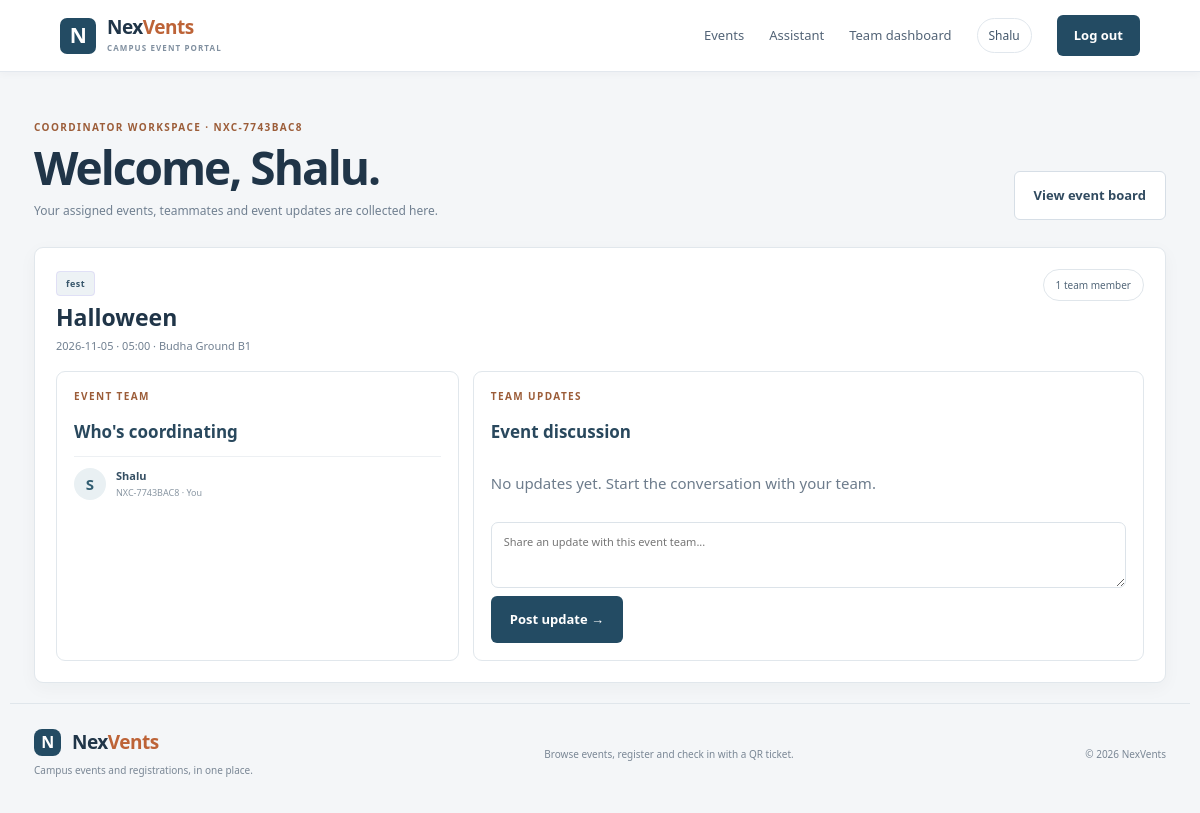
Page /coordinator (signed in) on the committed database.
### tables this page shows
CREATE TABLE coordinators (
            id INTEGER PRIMARY KEY AUTOINCREMENT,
            coordinator_code TEXT NOT NULL UNIQUE COLLATE NOCASE,
            name TEXT NOT NULL,
            email TEXT NOT NULL UNIQUE COLLATE NOCASE,
            password_hash TEXT NOT NULL,
            is_active INTEGER NOT NULL DEFAULT 1,
            created_at TEXT NOT NULL DEFAULT CURRENT_TIMESTAMP
        );

CREATE TABLE event_coordinators (
            event_id INTEGER NOT NULL,
            coordinator_id INTEGER NOT NULL,
            assigned_at TEXT NOT NULL DEFAULT CURRENT_TIMESTAMP,
            PRIMARY KEY (event_id, coordinator_id),
            FOREIGN KEY (event_id) REFERENCES events(id) ON DELETE CASCADE,
            FOREIGN KEY (coordinator_id) REFERENCES coordinators(id) ON DELETE CASCADE
        );

CREATE TABLE events (
            id INTEGER PRIMARY KEY AUTOINCREMENT,
            title TEXT NOT NULL,
            category TEXT NOT NULL,
            description TEXT NOT NULL,
            venue TEXT NOT NULL,
            event_date TEXT NOT NULL,
            event_time TEXT NOT NULL,
            capacity INTEGER NOT NULL CHECK(capacity > 0),
            price REAL NOT NULL DEFAULT 0 CHECK(price >= 0),
            cover TEXT NOT NULL DEFAULT 'violet',
            created_by INTEGER,
            created_at TEXT NOT NULL DEFAULT CURRENT_TIMESTAMP, accommodation_enabled INTEGER NOT NULL DEFAULT 0, stay_price REAL NOT NULL DEFAULT 0, food_price REAL NOT NULL DEFAULT 0, accommodation_capacity INTEGER NOT NULL DEFAULT 0, medical_location TEXT NOT NULL DEFAULT '', medical_contact TEXT NOT NULL DEFAULT '', security_contact TEXT NOT NULL DEFAULT '', emergency_contact TEXT NOT NULL DEFAULT '',
            FOREIGN KEY(created_by) REFERENCES users(id) ON DELETE SET NULL
        );

### app/routes.py (the view)
@bp.route("/coordinator")
@coordinator_required
def coordinator_dashboard():
    db = get_db()
    coordinator_id = session["user"]["id"]
    events = db.execute(
        "SELECT e.*, ec.assigned_at FROM events e JOIN event_coordinators ec ON ec.event_id=e.id "
        "WHERE ec.coordinator_id=? ORDER BY e.event_date, e.event_time", (coordinator_id,)
    ).fetchall()
    event_panels = []
    for event_row in events:
        event = dict(event_row)
        event_id = event["id"]
        event["team"] = db.execute(
            "SELECT c.id,c.name,c.coordinator_code FROM coordinators c "
            "JOIN event_coordinators ec ON ec.coordinator_id=c.id "
            "WHERE ec.event_id=? ORDER BY c.name", (event_id,)
        ).fetchall()
        event["messages"] = db.execute(
            "SELECT m.message,m.created_at,c.name,c.coordinator_code FROM coordinator_messages m "
            "JOIN coordinators c ON c.id=m.coordinator_id WHERE m.event_id=? "
            "ORDER BY m.created_at DESC,m.id DESC LIMIT 25", (event_id,)
        ).fetchall()
        event_panels.append(event)
    return render_template("coordinator_dashboard.html", events=event_panels)

### app/db.py (called while the page is built)
def get_db():
    if "db" not in g:
        db_path = current_app.config["DATABASE"]
        Path(db_path).parent.mkdir(parents=True, exist_ok=True)
        g.db = sqlite3.connect(db_path)
        g.db.row_factory = sqlite3.Row
        g.db.execute("PRAGMA foreign_keys = ON")
    return g.db

### app/routes.py (called while the page is built)
def coordinator_required(fn):
    @wraps(fn)
    def wrapped(*args, **kwargs):
        user = session.get("user")
        if not user or user.get("role") != "coordinator":
            flash("Coordinator login is required.", "info")
            return redirect(url_for("main.coordinator_login", next=request.path))
        return fn(*args, **kwargs)
    return wrapped

### app/templates/coordinator_dashboard.html
{% extends 'base.html' %}{% block title %}Coordinator dashboard — NexVents{% endblock %}{% block content %}
<section class="dash-heading"><div><div class="eyebrow">COORDINATOR WORKSPACE · {{ current_user.coordinator_code }}</div><h1>Welcome, {{ current_user.name.split(' ')[0] }}.</h1><p class="muted">Your assigned events, teammates and event updates are collected here.</p></div><a class="btn btn-ghost" href="{{ url_for('main.home') }}">View event board</a></section>
{% if events %}{% for event in events %}<section class="coordinator-event-panel" id="event-{{ event.id }}"><div class="coordinator-event-head"><div><span class="tag">{{ event.category }}</span><h2>{{ event.title }}</h2><p>{{ event.event_date }} · {{ event.event_time }} · {{ event.venue }}</p></div><span class="count-pill">{{ event.team|length }} team member{{ '' if event.team|length == 1 else 's' }}</span></div>
<div class="coordinator-two-col"><section class="team-card"><div class="eyebrow">EVENT TEAM</div><h3>Who's coordinating</h3>{% for member in event.team %}<div class="team-member"><span class="team-avatar">{{ member.name[:1]|upper }}</span><span><b>{{ member.name }}</b><small>{{ member.coordinator_code }}{% if member.id == current_user.id %} · You{% endif %}</small></span></div>{% endfor %}</section>
<section class="team-card"><div class="eyebrow">TEAM UPDATES</div><h3>Event discussion</h3><div class="message-list">{% for message in event.messages %}<article class="team-message"><div><b>{{ message.name }}</b><small>{{ message.created_at }}</small></div><p>{{ message.message }}</p></article>{% else %}<p class="muted">No updates yet. Start the conversation with your team.</p>{% endfor %}</div><form method="post" action="{{ url_for('main.coordinator_message', event_id=event.id) }}" class="message-form"><textarea name="message" rows="2" maxlength="1000" required placeholder="Share an update with this event team..."></textarea><button class="btn btn-primary" type="submit">Post update →</button></form></section></div></section>{% endfor %}{% else %}<div class="empty-state"><div>—</div><h3>No events assigned yet</h3><p>Your event administrator will assign events to your Coordinator ID. Once assigned, they will appear here.</p></div>{% endif %}{% endblock %}

### app/templates/base.html (shortened to what this page needs)
<!doctype html>
<html lang="en">
<head>
  <link rel="stylesheet" href="{{ url_for('static', filename='style.css') }}">
</head>
<body>
  <nav class="topbar">
    <a class="brand" href="{{ url_for('main.home') }}">
      <span class="brand-mark">N</span>
      <span>Nex<span class="brand-accent">Vents</span><small>CAMPUS EVENT PORTAL</small></span>
    </a>
    <div class="nav-links">
      <a href="{{ url_for('main.home') }}">Events</a>
      <a href="{{ url_for('main.ai_assistant') }}">Assistant</a>
      {% if current_user %}
        {% if current_user.role == 'admin' %}
          <a href="{{ url_for('main.admin_dashboard') }}">Admin</a>
          <a href="{{ url_for('main.coordinator_management') }}">Coordinators</a>
          <a href="{{ url_for('main.accommodation_bookings') }}">Accommodation</a>
          <a href="{{ url_for('main.checkin') }}">Check-in</a>
        {% elif current_user.role == 'coordinator' %}
          <a href="{{ url_for('main.coordinator_dashboard') }}">Team dashboard</a>
        {% else %}
          <a href="{{ url_for('main.dashboard') }}">My Dashboard</a>
        {% endif %}
        <span class="nav-user">{{ current_user.name.split(' ')[0] }}</span>
        <a class="nav-cta" href="{{ url_for('main.logout') }}">Log out</a>
      {% else %}
        <a href="{{ url_for('main.coordinator_login') }}">Coordinator login</a>
        <a href="{{ url_for('main.login') }}">Log in</a>
        <a class="nav-cta" href="{{ url_for('main.register') }}">Get started <span>↗</span></a>
      {% endif %}
    </div>
  </nav>
  <main class="page-shell">
    {% block content %}{% endblock %}
  </main>
  <footer class="footer">
    <div>
      <a class="brand footer-brand" href="{{ url_for('main.home') }}"><span class="brand-mark">N</span><span>Nex<span class="brand-accent">Vents</span></span></a>
      <p>Campus events and registrations, in one place.</p>
    </div>
    <span>Browse events, register and check in with a QR ticket.</span>
    <span>© {{ today[:4] }} NexVents</span>
  </footer>
</body>
</html>

### rows in the picture
coordinators: name "Shalu", coordinator_code "NXC-7743BAC8", name "S", shows "· You"
event_coordinators: category "fest", title "Halloween", event_date "2026-11-05", event_time "05:00", venue "Budha Ground B1", team|length "1"
